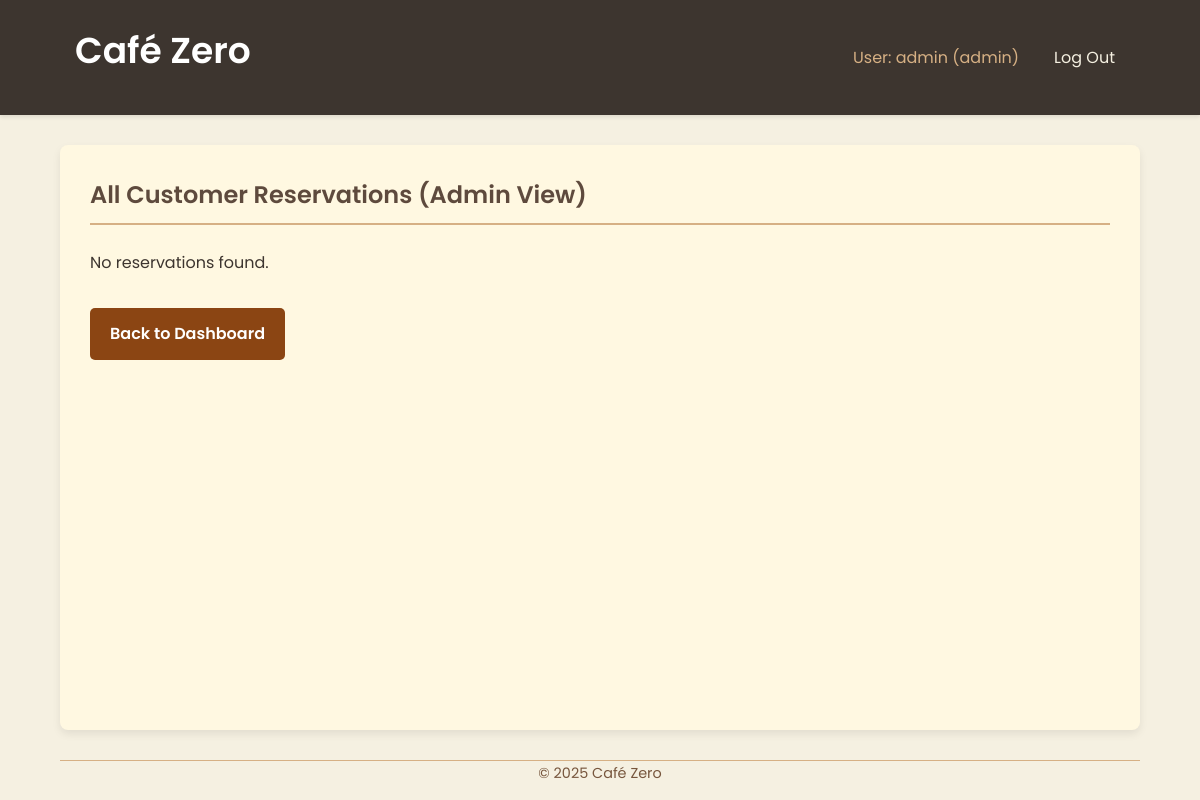
/admin/reservations (signed in), run on an earlier commit of the app's database.
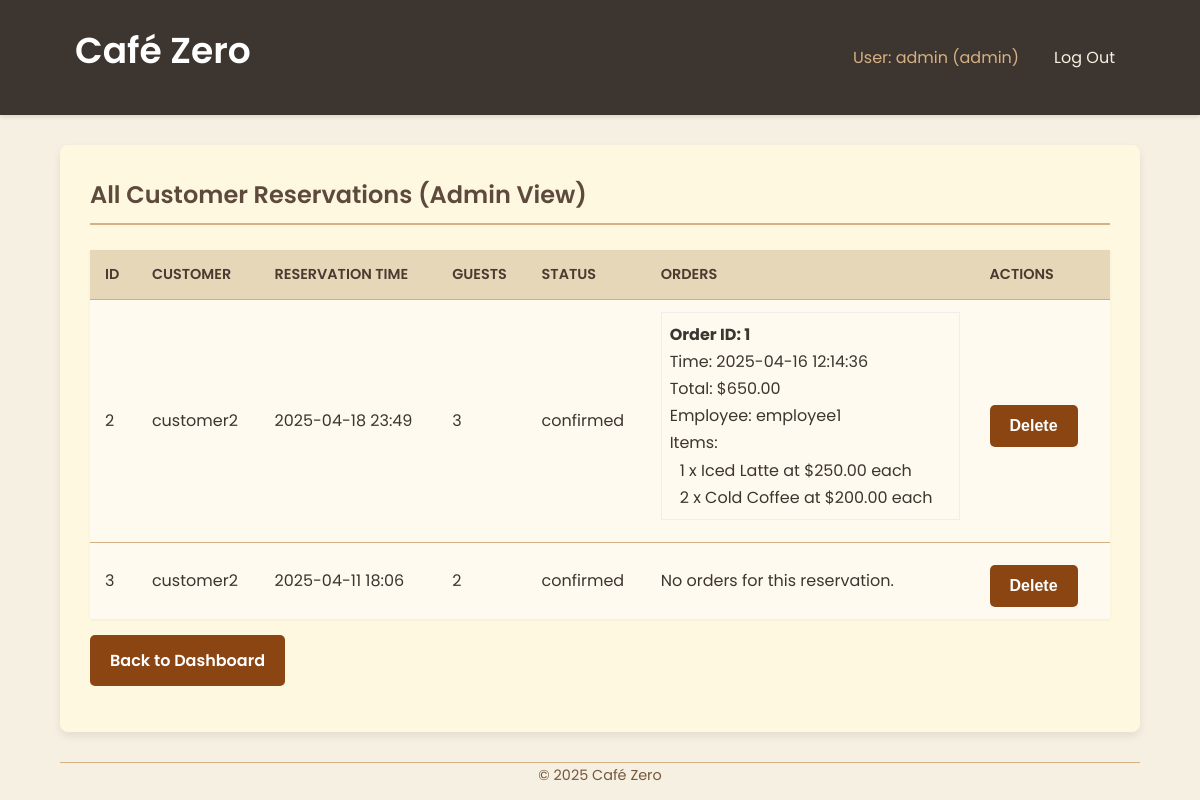
And on a later commit of the database.
### tables this page shows
CREATE TABLE reservations (
            id INTEGER PRIMARY KEY AUTOINCREMENT,
            customer_id INTEGER NOT NULL,
            reservation_time DATETIME NOT NULL,
            num_guests INTEGER NOT NULL,
            status TEXT DEFAULT 'confirmed', -- e.g., confirmed, completed, cancelled
            created_at TIMESTAMP DEFAULT CURRENT_TIMESTAMP,
            FOREIGN KEY (customer_id) REFERENCES users(id)
        );

CREATE TABLE users (
            id INTEGER PRIMARY KEY AUTOINCREMENT,
            username TEXT UNIQUE NOT NULL,
            password_hash TEXT NOT NULL,
            role TEXT NOT NULL CHECK(role IN ('customer', 'employee', 'admin')),
            loyalty_points INTEGER DEFAULT 0,
            created_at TIMESTAMP DEFAULT CURRENT_TIMESTAMP
        );

CREATE TABLE orders (
            id INTEGER PRIMARY KEY AUTOINCREMENT,
            reservation_id INTEGER, -- Can be NULL if it's a walk-in order not tied to a reservation
            employee_id INTEGER NOT NULL, -- Who took the order
            order_time TIMESTAMP DEFAULT CURRENT_TIMESTAMP,
            total_amount REAL NOT NULL,
            -- For simplicity, we store total amount. A real system would have an order_items table.
            FOREIGN KEY (reservation_id) REFERENCES reservations(id),
            FOREIGN KEY (employee_id) REFERENCES users(id)
        );

CREATE TABLE order_items (
            id INTEGER PRIMARY KEY AUTOINCREMENT,
            order_id INTEGER NOT NULL,
            item_name TEXT NOT NULL,
            quantity INTEGER NOT NULL,
            price_per_item REAL NOT NULL,
            FOREIGN KEY (order_id) REFERENCES orders(id) ON DELETE CASCADE -- Delete items if order is deleted
        );

### app.py (the view)
@app.route('/admin/reservations')
@login_required
@role_required('admin')
def admin_view_reservations():
    reservations = []
    db = get_db()
    if not db:
        return render_template('admin/view_reservations.html', reservations=[], error="Database connection failed")
    try:
        cursor = db.execute("""
            SELECT r.id, r.reservation_time, r.num_guests, r.status, u.username as customer_username
            FROM reservations r
            JOIN users u ON r.customer_id = u.id
            ORDER BY r.reservation_time DESC
        """)
        reservations_data = [dict(row) for row in cursor.fetchall()]
        for reservation in reservations_data:
            reservation_id = reservation['id']
            orders = []
            order_cursor = db.execute("""
                SELECT o.id as order_id, o.order_time, o.total_amount, u.username as employee_username
                FROM orders o
                JOIN users u ON o.employee_id = u.id
                WHERE o.reservation_id = ?
                ORDER BY o.order_time
            """, (reservation_id,))
            orders_data = [dict(row) for row in order_cursor.fetchall()]
            for order in orders_data:
                order_id = order['order_id']
                items_cursor = db.execute("""
                    SELECT item_name, quantity, price_per_item
                    FROM order_items
                    WHERE order_id = ?
                """, (order_id,))
                order['items'] = [dict(row) for row in items_cursor.fetchall()]
                orders.append(order)
            reservation['orders'] = orders
            reservations.append(reservation)
    except sqlite3.Error as e:
        print(f"DB Error fetching reservations with orders for admin: {e}")
        flash("Could not fetch reservation list with order details.", "danger")
    return render_template('admin/view_reservations.html', reservations=reservations)

### app.py (called while the page is built)
def get_db():
    if 'db' not in g:
        try:
            g.db = sqlite3.connect(DATABASE)
            g.db.row_factory = sqlite3.Row # Return rows as dictionary-like objects
            print("Database connection opened.")
        except sqlite3.Error as e:
            print(f"Database connection error: {e}")
            flash("Database connection error. Please try again later.", "danger")
            g.db = None # Ensure db is None if connection failed
    return g.db

@app.context_processor
def inject_current_year():
    return {'current_year': datetime.datetime.now().year}

def login_required(f):
    @wraps(f)
    def decorated_function(*args, **kwargs):
        if 'user_id' not in session:
            flash('Please log in to access this page.', 'warning')
            return redirect(url_for('login'))
        return f(*args, **kwargs)
    return decorated_function

### templates/admin/view_reservations.html (shortened to what this page needs)
{% extends 'base.html' %}
{% block content %}
  <h2>All Customer Reservations (Admin View)</h2>
  {% if reservations %}
    <table>
      <thead>
        <tr>
          <th>ID</th>
          <th>Customer</th>
          <th>Reservation Time</th>
          <th>Guests</th>
          <th>Status</th>
          <th>Orders</th>
          <th>Actions</th>
        </tr>
      </thead>
      <tbody>
        {% for reservation in reservations %}
          <tr>
            <td>{{ reservation['id'] }}</td>
            <td>{{ reservation['customer_username'] }}</td>
            <td>{{ reservation['reservation_time'].replace('T', ' ') }}</td>
            <td>{{ reservation['num_guests'] }}</td>
            <td>{{ reservation['status'] }}</td>
            <td>
              {% if reservation['orders'] %}
                <div style="margin-bottom: 10px;">
                  {% for order in reservation['orders'] %}
                    <div style="border: 1px solid #eee; padding: 8px; margin-bottom: 5px;">
                      <strong>Order ID: {{ order['order_id'] }}</strong><br>
                      Time: {{ order['order_time'] }}<br>
                      Total: ${{ "%.2f"|format(order['total_amount']) }}<br>
                      Employee: {{ order['employee_username'] }}<br>
                      Items:
                      <ul style="list-style-type: none; padding-left: 10px;">
                        {% for item in order['items'] %}
                          <li>{{ item['quantity'] }} x {{ item['item_name'] }} at ${{ "%.2f"|format(item['price_per_item']) }} each</li>
                        {% endfor %}
                      </ul>
                    </div>
                  {% endfor %}
                </div>
              {% else %}
                No orders for this reservation.
              {% endif %}
            </td>
            <td>
              <form action="{{ url_for('admin_delete_reservation', res_id=reservation['id']) }}" method="post" style="display: inline;">
                  <button type="submit" class="button-link-danger button-link-small" onclick="return confirm('Are you sure you want to delete reservation #{{ reservation.id }} and all associated orders? This cannot be undone.');">
                      Delete
                  </button>
              </form>
            </td>
          </tr>
        {% endfor %}
      </tbody>
    </table>
  {% else %}
    <p>No reservations found.</p>
  {% endif %}
  <p><a href="{{ url_for('admin_dashboard') }}" class="button-link mt-2">Back to Dashboard</a></p>
{% endblock %}

What changed in the data, as far as the page shows it:
added reservations: id "2", customer_username "customer2", reservation_time.replace "2025-04-18 23:49", num_guests "3", status "confirmed"
added orders: order_id "1", order_time "2025-04-16 12:14:36", total_amount "650.00", employee_username "employee1"
now on this page (row edited): order_items: quantity "1", item_name "Iced Latte", price_per_item "250.00"
now on this page (row edited): order_items: quantity "2", item_name "Cold Coffee", price_per_item "200.00"
added reservations: id "3", customer_username "customer2", reservation_time.replace "2025-04-11 18:06", num_guests "2", status "confirmed", shows "No orders for this reservation."
Also different on the page:
text no longer shown: "No reservations found."
text now shown: "ID CUSTOMER RESERVATION TIME GUESTS STATUS ORDERS ACTIONS"
